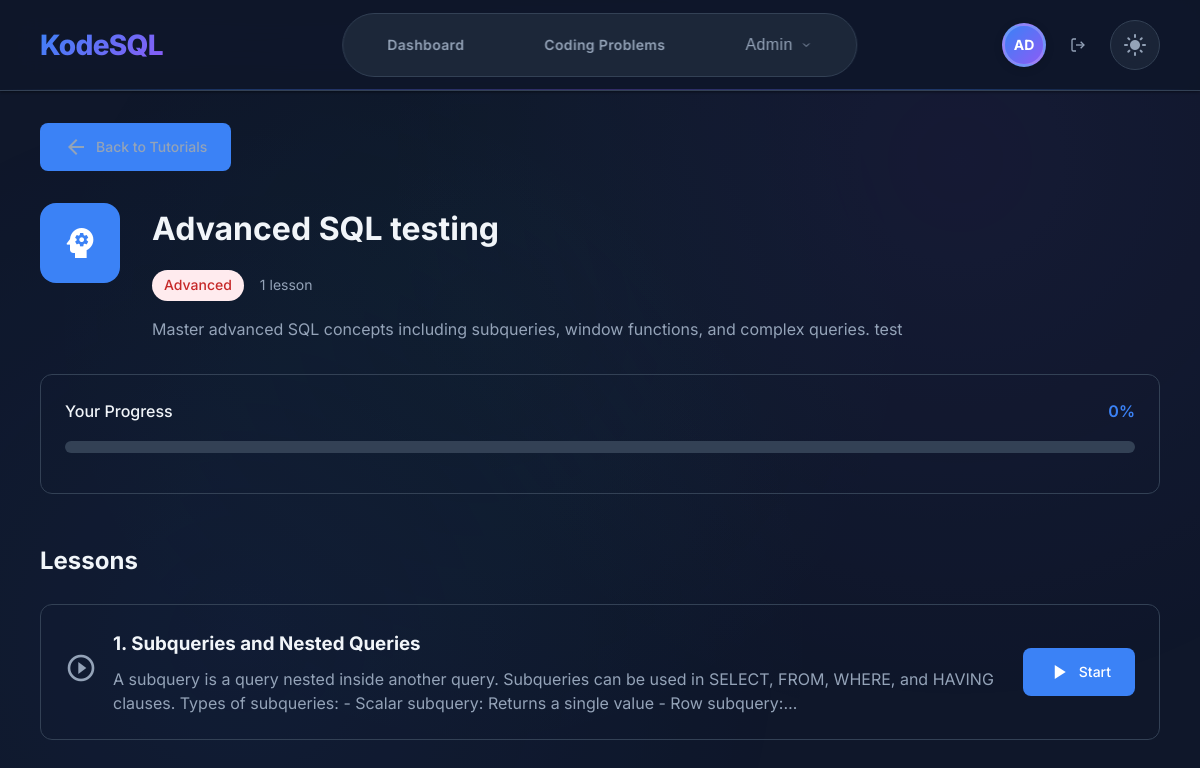
The app's page /tutorials/3/ (signed in) with its own data.
### users/models.py (models this page shows, shortened)
class User(AbstractUser):
    email = models.EmailField(unique=True)
    is_email_verified = models.BooleanField(default=False)
    created_at = models.DateTimeField(auto_now_add=True)
    updated_at = models.DateTimeField(auto_now=True)
    USERNAME_FIELD = 'email'
    REQUIRED_FIELDS = ['username']

### tutorials/models.py (models this page shows, shortened)
class Tutorial(models.Model):
    DIFFICULTY_CHOICES = [
        ('beginner', 'Beginner'),
        ('intermediate', 'Intermediate'),
        ('advanced', 'Advanced'),
    ]
    title = models.CharField(max_length=255)
    description = CKEditor5Field(config_name='tutorial')
    difficulty = models.CharField(max_length=15, choices=DIFFICULTY_CHOICES, default='beginner')
    icon = models.CharField(max_length=50, default='table_chart')  # Material icon name
    thumbnail = models.ImageField(upload_to='tutorials/thumbnails/', blank=True, null=True)
    is_active = models.BooleanField(default=True)
    order = models.PositiveIntegerField(default=0)
    created_at = models.DateTimeField(auto_now_add=True)
    updated_at = models.DateTimeField(auto_now=True)
    class Meta:
        ordering = ['order', 'difficulty', 'created_at']

class UserTutorialProgress(models.Model):
    user = models.ForeignKey(settings.AUTH_USER_MODEL, on_delete=models.CASCADE, related_name='tutorial_progress')
    tutorial = models.ForeignKey(Tutorial, on_delete=models.CASCADE, related_name='user_progress')
    current_lesson = models.ForeignKey(Lesson, on_delete=models.SET_NULL, null=True, blank=True)
    is_completed = models.BooleanField(default=False)
    completed_lessons = models.ManyToManyField(Lesson, blank=True, related_name='completed_by_users')
    started_at = models.DateTimeField(auto_now_add=True)
    completed_at = models.DateTimeField(null=True, blank=True)
    updated_at = models.DateTimeField(auto_now=True)
    class Meta:
        unique_together = ['user', 'tutorial']
    @property
    def progress_percentage(self):
        total_lessons = self.tutorial.lessons.count()
        if total_lessons == 0:
            return 0
        completed_count = self.completed_lessons.count()
        return int((completed_count / total_lessons) * 100)

class Lesson(models.Model):
    tutorial = models.ForeignKey(Tutorial, on_delete=models.CASCADE, related_name='lessons')
    title = models.CharField(max_length=255)
    content = CKEditor5Field(config_name='tutorial')  # Rich text content with uploads
    example_query = models.TextField(blank=True)
    expected_output = models.TextField(blank=True)
    video_url = models.URLField(blank=True, help_text="Optional video tutorial URL")
    attachments = models.FileField(upload_to='tutorials/attachments/', blank=True, null=True)
    order = models.PositiveIntegerField(default=0)
    is_active = models.BooleanField(default=True)
    created_at = models.DateTimeField(auto_now_add=True)
    updated_at = models.DateTimeField(auto_now=True)
    class Meta:
        ordering = ['order', 'created_at']
        unique_together = ['tutorial', 'order']

### tutorials/views.py (the view)
# urls.py: path('<int:tutorial_id>/', views.tutorial_detail, name='tutorial_detail'),
def tutorial_detail(request, tutorial_id):
    tutorial = get_object_or_404(Tutorial, id=tutorial_id, is_active=True)
    lessons = tutorial.lessons.filter(is_active=True).order_by('order')
    user_progress = None
    completed_lessons = []
    if request.user.is_authenticated:
        user_progress, created = UserTutorialProgress.objects.get_or_create(
            user=request.user,
            tutorial=tutorial
        )
        completed_lessons = list(user_progress.completed_lessons.values_list('id', flat=True))
    context = {
        'page_title': f'Tutorial: {tutorial.title}',
        'tutorial': tutorial,
        'lessons': lessons,
        'user_progress': user_progress,
        'completed_lessons': completed_lessons,
    }
    return render(request, 'tutorials/tutorial_detail.html', context)

### templates/tutorials/tutorial_detail.html (shortened to what this page needs)
{% extends "base.html" %}
{% block content %}
<div class="tile-wrap">
    <div style="padding: 2rem 0;">
        <div class="tutorial-header-section">
            <div class="breadcrumb">
                <a href="{% url 'tutorials:tutorials_list' %}" class="btn btn-primary">
                    <span class="material-icons">arrow_back</span>
                    Back to Tutorials
                </a>
            </div>
            <div class="tutorial-title-section">
                <div class="tutorial-icon-large">
                    <span class="material-icons">{{ tutorial.icon }}</span>
                </div>
                <div class="tutorial-title-info">
                    <h1>{{ tutorial.title }}</h1>
                    <div class="tutorial-meta">
                        <span class="difficulty difficulty-{{ tutorial.difficulty }}">
                            {{ tutorial.get_difficulty_display }}
                        </span>
                        <span class="lesson-count">
                            {{ lessons|length }} lesson{{ lessons|length|pluralize }}
                        </span>
                    </div>
                    <div class="tutorial-description">{{ tutorial.description|safe }}</div>
                </div>
            </div>
            {% if user.is_authenticated and user_progress %}
                <div class="progress-section">
                    <div class="progress-header">
                        <span>Your Progress</span>
                        <span class="progress-percentage">{{ user_progress.progress_percentage }}%</span>
                    </div>
                    <div class="progress-bar">
                    </div>
                </div>
            {% endif %}
        </div>
        <div class="lessons-section">
            <h2>Lessons</h2>
            {% if lessons %}
                <div class="lessons-list">
                    {% for lesson in lessons %}
                        <div class="lesson-item {% if lesson.id in completed_lessons %}completed{% endif %}">
                            <div class="lesson-status">
                                {% if lesson.id in completed_lessons %}
                                    <span class="material-icons completed">check_circle</span>
                                {% else %}
                                    <span class="material-icons">play_circle_outline</span>
                                {% endif %}
                            </div>
                            <div class="lesson-content">
                                <h3>{{ forloop.counter }}. {{ lesson.title }}</h3>
                                {% if lesson.content %}
                                    <div class="lesson-preview">{{ lesson.content|truncatechars:200|safe }}</div>
                                {% endif %}
                            </div>
                            <div class="lesson-actions">
                                <a href="{% url 'tutorials:lesson_detail' tutorial.id lesson.id %}" class="btn btn-primary">
                                    {% if lesson.id in completed_lessons %}
                                        <span class="material-icons">replay</span>
                                        Review
                                    {% else %}
                                        <span class="material-icons">play_arrow</span>
                                        Start
                                    {% endif %}
                                </a>
                            </div>
                        </div>
                    {% endfor %}
                </div>
            {% else %}
                <div class="empty-state">
                    <span class="material-icons">school</span>
                    <h3>No Lessons Available</h3>
                    <p>This tutorial doesn't have any lessons yet.</p>
                </div>
            {% endif %}
        </div>
    </div>
</div>
{% endblock %}

### templates/base.html (shortened to what this page needs)
{% load static %}
<!DOCTYPE html>
<html lang="en" data-theme="dark">
<head>
    <link rel="stylesheet" href="{% static 'css/base.css' %}">
    <link rel="stylesheet" href="{% static 'css/theme.css' %}">
    <link rel="stylesheet" href="{% static 'css/modern-header.css' %}">
    <link rel="stylesheet" href="{% static 'css/admin-dropdown-fix.css' %}">
    <link rel="stylesheet" href="{% static 'css/responsive.css' %}">
</head>
<body>
    <header class="header">
        <div class="tile-wrap">
            <a href="{% url 'core:landing_page' %}" class="logo">KodeSQL</a>
            <div class="nav-items" id="navItems">
                <a href="{% url 'core:dashboard' %}" class="nav-item">Dashboard</a>
                <a href="{% url 'challenges:challenges_list' %}" class="nav-item">Coding Problems</a>
                {% if request.user.is_staff %}
                    <div class="nav-dropdown">
                        <button class="nav-item admin-nav-btn">
                            Admin
                            <svg width="12" height="12" viewBox="0 0 24 24" fill="none" stroke="currentColor" stroke-width="2">
                                <polyline points="6 9 12 15 18 9"></polyline>
                            </svg>
                        </button>
                    </div>
                {% endif %}
            </div>
            <div class="user-menu">
                {% if request.user.is_authenticated %}
                    <a href="{% url 'users:profile' %}" class="user-avatar-link">
                        {% if request.user.profile.profile_picture %}
                            <img src="{{ request.user.profile.profile_picture.url }}" alt="Profile Picture" class="user-avatar-image">
                        {% else %}
                            <div class="user-avatar">
                                {% if request.user.first_name and request.user.last_name %}
                                    {{ request.user.first_name|first|upper }}{{ request.user.last_name|first|upper }}
                                {% elif request.user.first_name %}
                                    {{ request.user.first_name|first|upper }}{{ request.user.first_name|slice:"1:2"|upper }}
                                {% else %}
                                    {{ request.user.email|first|upper }}{{ request.user.email|slice:"1:2"|upper }}
                                {% endif %}
                            </div>
                        {% endif %}
                    </a>
                    <a href="{% url 'users:logout' %}" class="logout-btn" title="Logout">
                        <svg width="16" height="16" viewBox="0 0 24 24" fill="none" stroke="currentColor" stroke-width="2">
                            <path d="M9 21H5a2 2 0 0 1-2-2V5a2 2 0 0 1 2-2h4"/>
                            <polyline points="16 17 21 12 16 7"/>
                            <line x1="21" y1="12" x2="9" y2="12"/>
                        </svg>
                    </a>
                {% else %}
                    <div class="auth-buttons">
                        <a href="{% url 'users:login' %}" class="nav-item">Login</a>
                        <a href="{% url 'users:register' %}" class="nav-item btn-primary">Sign Up</a>
                    </div>
                {% endif %}
                <button class="theme-toggle" onclick="toggleTheme()">
                    <span class="material-icons">dark_mode</span>
                </button>
            </div>
        </div>
    </header>
    <main class="main-content">
        {% block content %}{% endblock %}
    </main>
</body>
</html>

### static/css/base.css (style rules this page uses)
* { margin: 0; padding: 0; box-sizing: border-box; }
html { font-size: 16px; scroll-behavior: smooth; height: 100%; }
body { font-family: 'Inter', -apple-system, BlinkMacSystemFont, 'Segoe UI', Roboto, sans-serif; line-height: 1.6; color: var(--text-primary); background: var(--bg-primary); transition: all 0.3s cubic-bezier(0.4, 0, 0.2, 1); min-height: 100vh; position: relative; overflow-x: hidden; }
body::before { content: ''; position: fixed; top: 0; left: 0; width: 100%; height: 100%; background: radial-gradient(circle at 20% 80%, rgba(59, 130, 246, 0.05) 0%, transparent 50%), radial-gradient(circle at 80% 20%, rgba(139, 92, 246, 0.05) 0%, transparent 50%), radial-gradient(circle at 40% 40%, rgba(16, 185, 129, 0.03) 0%, transparent 50%); pointer-events: none; z-index: -1; opacity: 0.7; }
[data-theme="dark"] body::before { background: radial-gradient(circle at 20% 80%, rgba(59, 130, 246, 0.08) 0%, transparent 50%), radial-gradient(circle at 80% 20%, rgba(139, 92, 246, 0.08) 0%, transparent 50%), radial-gradient(circle at 40% 40%, rgba(16, 185, 129, 0.05) 0%, transparent 50%); }
:root { --breakpoint-xs: 480px; --breakpoint-sm: 640px; --breakpoint-md: 768px; --breakpoint-lg: 1024px; --breakpoint-xl: 1280px; --breakpoint-2xl: 1536px; }
.tile-wrap { width: 100%; max-width: 1400px; margin: 0 auto; padding: 0 1rem; position: relative; transition: all 0.3s cubic-bezier(0.4, 0, 0.2, 1); }
@media (min-width: 480px) { .tile-wrap { padding: 0 1.5rem; } }
@media (min-width: 768px) { .tile-wrap { padding: 0 2rem; } }
@media (min-width: 1024px) { .tile-wrap { padding: 0 2.5rem; } }
.main-content { min-height: calc(100vh - 120px); position: relative; z-index: 1; background: transparent; }
.main-content { animation: fadeInUp 0.6s ease-out; }
.nav-dropdown { position: relative; }
.theme-toggle { background: none; border: none; color: var(--text-secondary); cursor: pointer; padding: 0.5rem; border-radius: 6px; transition: all 0.2s ease; }
* { transition: color 0.2s ease, background-color 0.2s ease, border-color 0.2s ease, transform 0.2s ease, box-shadow 0.2s ease, opacity 0.2s ease; }

### static/css/admin-dropdown-fix.css (style rules this page uses)
.nav-dropdown { position: relative !important; z-index: 101 !important; }

### templates/tutorials/tutorial_detail.html (style rules this page uses)
.tutorial-header-section { margin-bottom: 3rem; }
.breadcrumb { margin-bottom: 2rem; }
.breadcrumb a { display: inline-flex; align-items: center; gap: 0.5rem; color: var(--text-secondary); text-decoration: none; transition: color 0.2s ease; }
.tutorial-title-section { display: flex; gap: 2rem; align-items: flex-start; margin-bottom: 2rem; }
.tutorial-icon-large { background: var(--primary-color); color: white; width: 80px; height: 80px; border-radius: 16px; display: flex; align-items: center; justify-content: center; flex-shrink: 0; }
.tutorial-icon-large .material-icons { font-size: 2.5rem; }
.tutorial-title-info h1 { margin: 0 0 1rem 0; color: var(--text-primary); }
.tutorial-meta { display: flex; gap: 1rem; align-items: center; margin-bottom: 1rem; }
.difficulty { padding: 0.25rem 0.75rem; border-radius: 20px; font-size: 0.875rem; font-weight: 500; }
.difficulty-advanced { background: #ffebee; color: #c62828; }
.lesson-count { color: var(--text-secondary); font-size: 0.875rem; }
.tutorial-description { color: var(--text-secondary); line-height: 1.6; margin: 0; }
.progress-section { background: var(--card-background); padding: 1.5rem; border-radius: 12px; border: 1px solid var(--border-color); }
.progress-header { display: flex; justify-content: space-between; align-items: center; margin-bottom: 1rem; font-weight: 500; }
.progress-percentage { color: var(--primary-color); font-weight: 600; }
.progress-bar { background: var(--border-color); height: 12px; border-radius: 6px; overflow: hidden; margin-bottom: 1rem; }
.lessons-section h2 { margin-bottom: 1.5rem; color: var(--text-primary); }
.lessons-list { display: flex; flex-direction: column; gap: 1rem; }
.lesson-item { background: var(--card-background); border: 1px solid var(--border-color); border-radius: 12px; padding: 1.5rem; display: flex; align-items: center; gap: 1rem; transition: all 0.2s ease; }
.lesson-status .material-icons { font-size: 2rem; }
.lesson-status .material-icons:not(.completed) { color: var(--text-secondary); }
.lesson-content { flex: 1; }
.lesson-content h3 { margin: 0 0 0.5rem 0; color: var(--text-primary); }
.lesson-preview { color: var(--text-secondary); margin: 0; line-height: 1.5; }
.lesson-actions { flex-shrink: 0; }

### records on screen
User: user.email|first "A", user.email "D"
Tutorial: title "Advanced SQL testing", difficulty "Advanced", description "Master advanced SQL concepts including subqueries, window functions, and complex queries. test"
UserTutorialProgress: progress_percentage "0"
Lesson: title "Subqueries and Nested Queries", content "A subquery is a query nested inside another query. Subqueries can be used in SELECT, FROM, WHERE, and HAVING clauses. Types of subqueries: - Scalar subquery: Returns a single value - Row subquery:…", shows "Start"

### other values on screen
{{ lessons|length }} "1"
